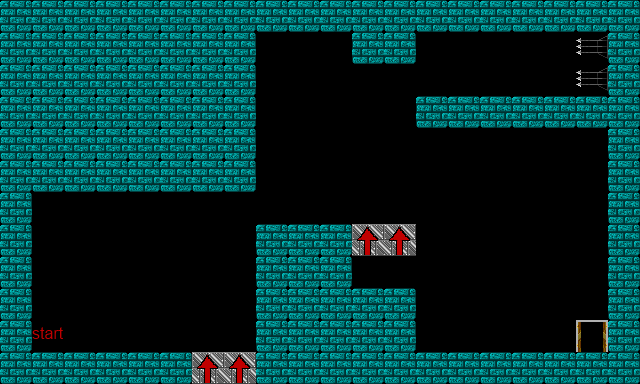

This game map was drawn from its Tiled (.tmx) file and the tilesets committed beside it. A one-line description and the full map source follow:
An orthogonal 20x12 tile map with 32x32 px tiles, 1 tile layer (Tile Layer 1).

<map version="1.0" orientation="orthogonal" width="20" height="12" tilewidth="32" tileheight="32">
 <tileset firstgid="1" name="map" tilewidth="32" tileheight="32">
  <image source="map.png" trans="000000" width="160" height="160" />
 </tileset>
 <layer name="Tile Layer 1" width="20" height="12">
  <data>
   <tile gid="1" />
   <tile gid="1" />
   <tile gid="1" />
   <tile gid="1" />
   <tile gid="1" />
   <tile gid="1" />
   <tile gid="1" />
   <tile gid="1" />
   <tile gid="1" />
   <tile gid="1" />
   <tile gid="1" />
   <tile gid="1" />
   <tile gid="1" />
   <tile gid="1" />
   <tile gid="1" />
   <tile gid="1" />
   <tile gid="1" />
   <tile gid="1" />
   <tile gid="1" />
   <tile gid="1" />
   <tile gid="1" />
   <tile gid="1" />
   <tile gid="1" />
   <tile gid="1" />
   <tile gid="1" />
   <tile gid="1" />
   <tile gid="1" />
   <tile gid="1" />
   <tile gid="0" />
   <tile gid="0" />
   <tile gid="0" />
   <tile gid="1" />
   <tile gid="1" />
   <tile gid="0" />
   <tile gid="0" />
   <tile gid="0" />
   <tile gid="0" />
   <tile gid="0" />
   <tile gid="16" />
   <tile gid="1" />
   <tile gid="1" />
   <tile gid="1" />
   <tile gid="1" />
   <tile gid="1" />
   <tile gid="1" />
   <tile gid="1" />
   <tile gid="1" />
   <tile gid="1" />
   <tile gid="0" />
   <tile gid="0" />
   <tile gid="0" />
   <tile gid="0" />
   <tile gid="0" />
   <tile gid="0" />
   <tile gid="0" />
   <tile gid="0" />
   <tile gid="0" />
   <tile gid="0" />
   <tile gid="16" />
   <tile gid="1" />
   <tile gid="1" />
   <tile gid="1" />
   <tile gid="1" />
   <tile gid="1" />
   <tile gid="1" />
   <tile gid="1" />
   <tile gid="1" />
   <tile gid="1" />
   <tile gid="0" />
   <tile gid="0" />
   <tile gid="0" />
   <tile gid="0" />
   <tile gid="0" />
   <tile gid="1" />
   <tile gid="1" />
   <tile gid="1" />
   <tile gid="1" />
   <tile gid="1" />
   <tile gid="1" />
   <tile gid="1" />
   <tile gid="1" />
   <tile gid="1" />
   <tile gid="1" />
   <tile gid="1" />
   <tile gid="1" />
   <tile gid="1" />
   <tile gid="1" />
   <tile gid="1" />
   <tile gid="0" />
   <tile gid="0" />
   <tile gid="0" />
   <tile gid="0" />
   <tile gid="0" />
   <tile gid="0" />
   <tile gid="0" />
   <tile gid="0" />
   <tile gid="0" />
   <tile gid="0" />
   <tile gid="0" />
   <tile gid="1" />
   <tile gid="1" />
   <tile gid="1" />
   <tile gid="1" />
   <tile gid="1" />
   <tile gid="1" />
   <tile gid="1" />
   <tile gid="1" />
   <tile gid="1" />
   <tile gid="0" />
   <tile gid="0" />
   <tile gid="0" />
   <tile gid="0" />
   <tile gid="0" />
   <tile gid="0" />
   <tile gid="0" />
   <tile gid="0" />
   <tile gid="0" />
   <tile gid="0" />
   <tile gid="0" />
   <tile gid="1" />
   <tile gid="1" />
   <tile gid="0" />
   <tile gid="0" />
   <tile gid="0" />
   <tile gid="0" />
   <tile gid="0" />
   <tile gid="0" />
   <tile gid="0" />
   <tile gid="0" />
   <tile gid="0" />
   <tile gid="0" />
   <tile gid="0" />
   <tile gid="0" />
   <tile gid="0" />
   <tile gid="0" />
   <tile gid="0" />
   <tile gid="0" />
   <tile gid="0" />
   <tile gid="0" />
   <tile gid="1" />
   <tile gid="1" />
   <tile gid="0" />
   <tile gid="0" />
   <tile gid="0" />
   <tile gid="0" />
   <tile gid="0" />
   <tile gid="0" />
   <tile gid="0" />
   <tile gid="1" />
   <tile gid="1" />
   <tile gid="1" />
   <tile gid="11" />
   <tile gid="11" />
   <tile gid="0" />
   <tile gid="0" />
   <tile gid="0" />
   <tile gid="0" />
   <tile gid="0" />
   <tile gid="0" />
   <tile gid="1" />
   <tile gid="1" />
   <tile gid="0" />
   <tile gid="0" />
   <tile gid="0" />
   <tile gid="0" />
   <tile gid="0" />
   <tile gid="0" />
   <tile gid="0" />
   <tile gid="1" />
   <tile gid="1" />
   <tile gid="1" />
   <tile gid="0" />
   <tile gid="0" />
   <tile gid="0" />
   <tile gid="0" />
   <tile gid="0" />
   <tile gid="0" />
   <tile gid="0" />
   <tile gid="0" />
   <tile gid="1" />
   <tile gid="1" />
   <tile gid="0" />
   <tile gid="0" />
   <tile gid="0" />
   <tile gid="0" />
   <tile gid="0" />
   <tile gid="0" />
   <tile gid="0" />
   <tile gid="1" />
   <tile gid="1" />
   <tile gid="1" />
   <tile gid="1" />
   <tile gid="1" />
   <tile gid="0" />
   <tile gid="0" />
   <tile gid="0" />
   <tile gid="0" />
   <tile gid="0" />
   <tile gid="0" />
   <tile gid="1" />
   <tile gid="1" />
   <tile gid="21" />
   <tile gid="0" />
   <tile gid="0" />
   <tile gid="0" />
   <tile gid="0" />
   <tile gid="0" />
   <tile gid="0" />
   <tile gid="1" />
   <tile gid="1" />
   <tile gid="1" />
   <tile gid="1" />
   <tile gid="1" />
   <tile gid="0" />
   <tile gid="0" />
   <tile gid="0" />
   <tile gid="0" />
   <tile gid="0" />
   <tile gid="6" />
   <tile gid="1" />
   <tile gid="1" />
   <tile gid="1" />
   <tile gid="1" />
   <tile gid="1" />
   <tile gid="1" />
   <tile gid="1" />
   <tile gid="11" />
   <tile gid="11" />
   <tile gid="1" />
   <tile gid="1" />
   <tile gid="1" />
   <tile gid="1" />
   <tile gid="1" />
   <tile gid="1" />
   <tile gid="1" />
   <tile gid="1" />
   <tile gid="1" />
   <tile gid="1" />
   <tile gid="1" />
   <tile gid="1" />
  </data>
 </layer>
</map>
